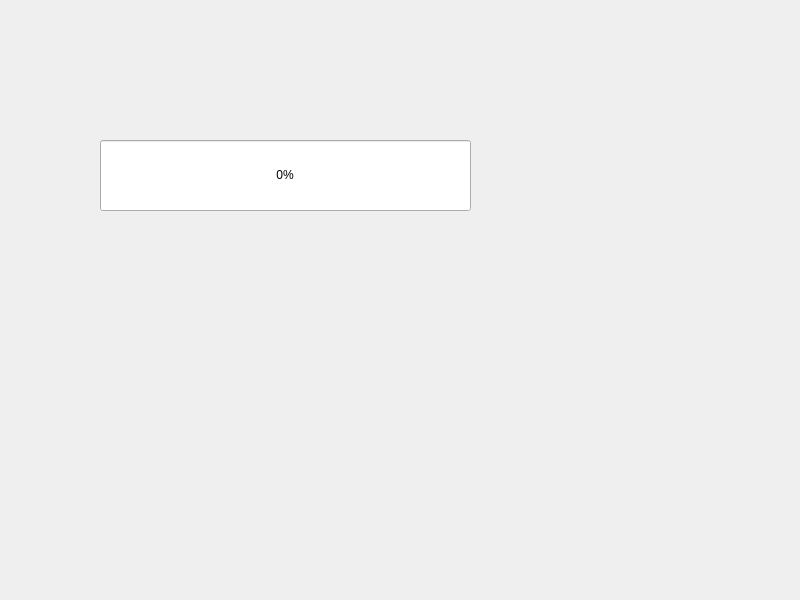
<?xml version="1.0" encoding="UTF-8"?>
<ui version="4.0">
 <class>Widget</class>
 <widget class="QWidget" name="Widget">
  <property name="geometry">
   <rect>
    <x>0</x>
    <y>0</y>
    <width>800</width>
    <height>600</height>
   </rect>
  </property>
  <property name="windowTitle">
   <string>Widget</string>
  </property>
  <widget class="QProgressBar" name="progressBar">
   <property name="geometry">
    <rect>
     <x>100</x>
     <y>140</y>
     <width>371</width>
     <height>71</height>
    </rect>
   </property>
   <property name="styleSheet">
    <string notr="true">QProgressBar::chunk {background-color: #FF0000;}</string>
   </property>
   <property name="value">
    <number>0</number>
   </property>
   <property name="alignment">
    <set>Qt::AlignCenter</set>
   </property>
  </widget>
 </widget>
 <resources/>
 <connections/>
</ui>
